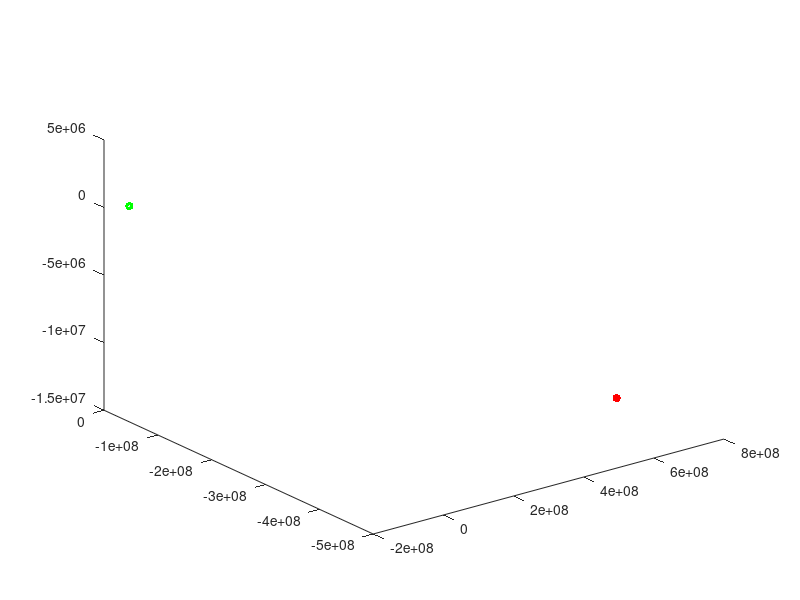

This figure's MATLAB source:
clc
clear
close all

% Define orbit around Earth 
a = 1008677538.4601;    % Semi-major axis (km)
e = 0.852087899;        % Eccentricity
i = 1.5183;             % Inclination (º)
RA = 5.3022;            % Right Ascension of Ascending Node (º)
w = 183.5846;           % Argument of Periapse (º)

% Define parameters
mu = 398600;                    % Gravitational Parameter
h = sqrt(mu * a * (1 - e^2));   % Specific angular momentum

% Position and velocity in perifocal frame
theta1 = 356.4033-360;                  % Earth's true anomaly (º) (heliocentric)
theta2 = 137.9554;                      % Jupiter's true anomaly (º) (heliocentric)
theta = theta1:0.01:theta2;
r = ((h^2)/mu)./(1+e*cosd(theta));

r_vec_peri = r.*[cosd(theta); sind(theta); zeros(size(theta))];               % Unperturbed position vector
v_vec_peri = (mu/h).*[-sind(theta); (e + cosd(theta)); zeros(size(theta))];   % Unperturbed vector transfer

% Position and velocity in inertial frame
A = [cosd(RA)*cosd(w) - sind(RA)*sind(w)*cosd(i), -cosd(RA)*sind(w) - sind(RA)*cosd(w)*cosd(i),  sind(RA)*sind(i);
            sind(RA)*cosd(w) + cosd(RA)*sind(w)*cosd(i), -sind(RA)*sind(w) + cosd(RA)*cosd(w)*cosd(i), -cosd(RA)*sind(i);
            sind(w)*sind(i), cosd(w)*sind(i), cosd(i)];

r_vec_inertial = A*r_vec_peri;
v_vec_inertial = A*v_vec_peri;


figure
plot3(r_vec_inertial(1,:),r_vec_inertial(2,:),r_vec_inertial(3,:));
hold on
scatter3(r_vec_inertial(1,1),r_vec_inertial(2,1),r_vec_inertial(3,1),'filled', 'MarkerFaceColor', [0,255,0]/255);
scatter3(r_vec_inertial(1,end),r_vec_inertial(2,end),r_vec_inertial(3,end),'filled', 'MarkerFaceColor', [255,0,0]/255);
hold off

% Get initial position ad velocity vectors and put it in the format that
% Ishaan's code likes
r0_sc = r_vec_inertial(:,1);
v0_sc = v_vec_inertial(:,1);